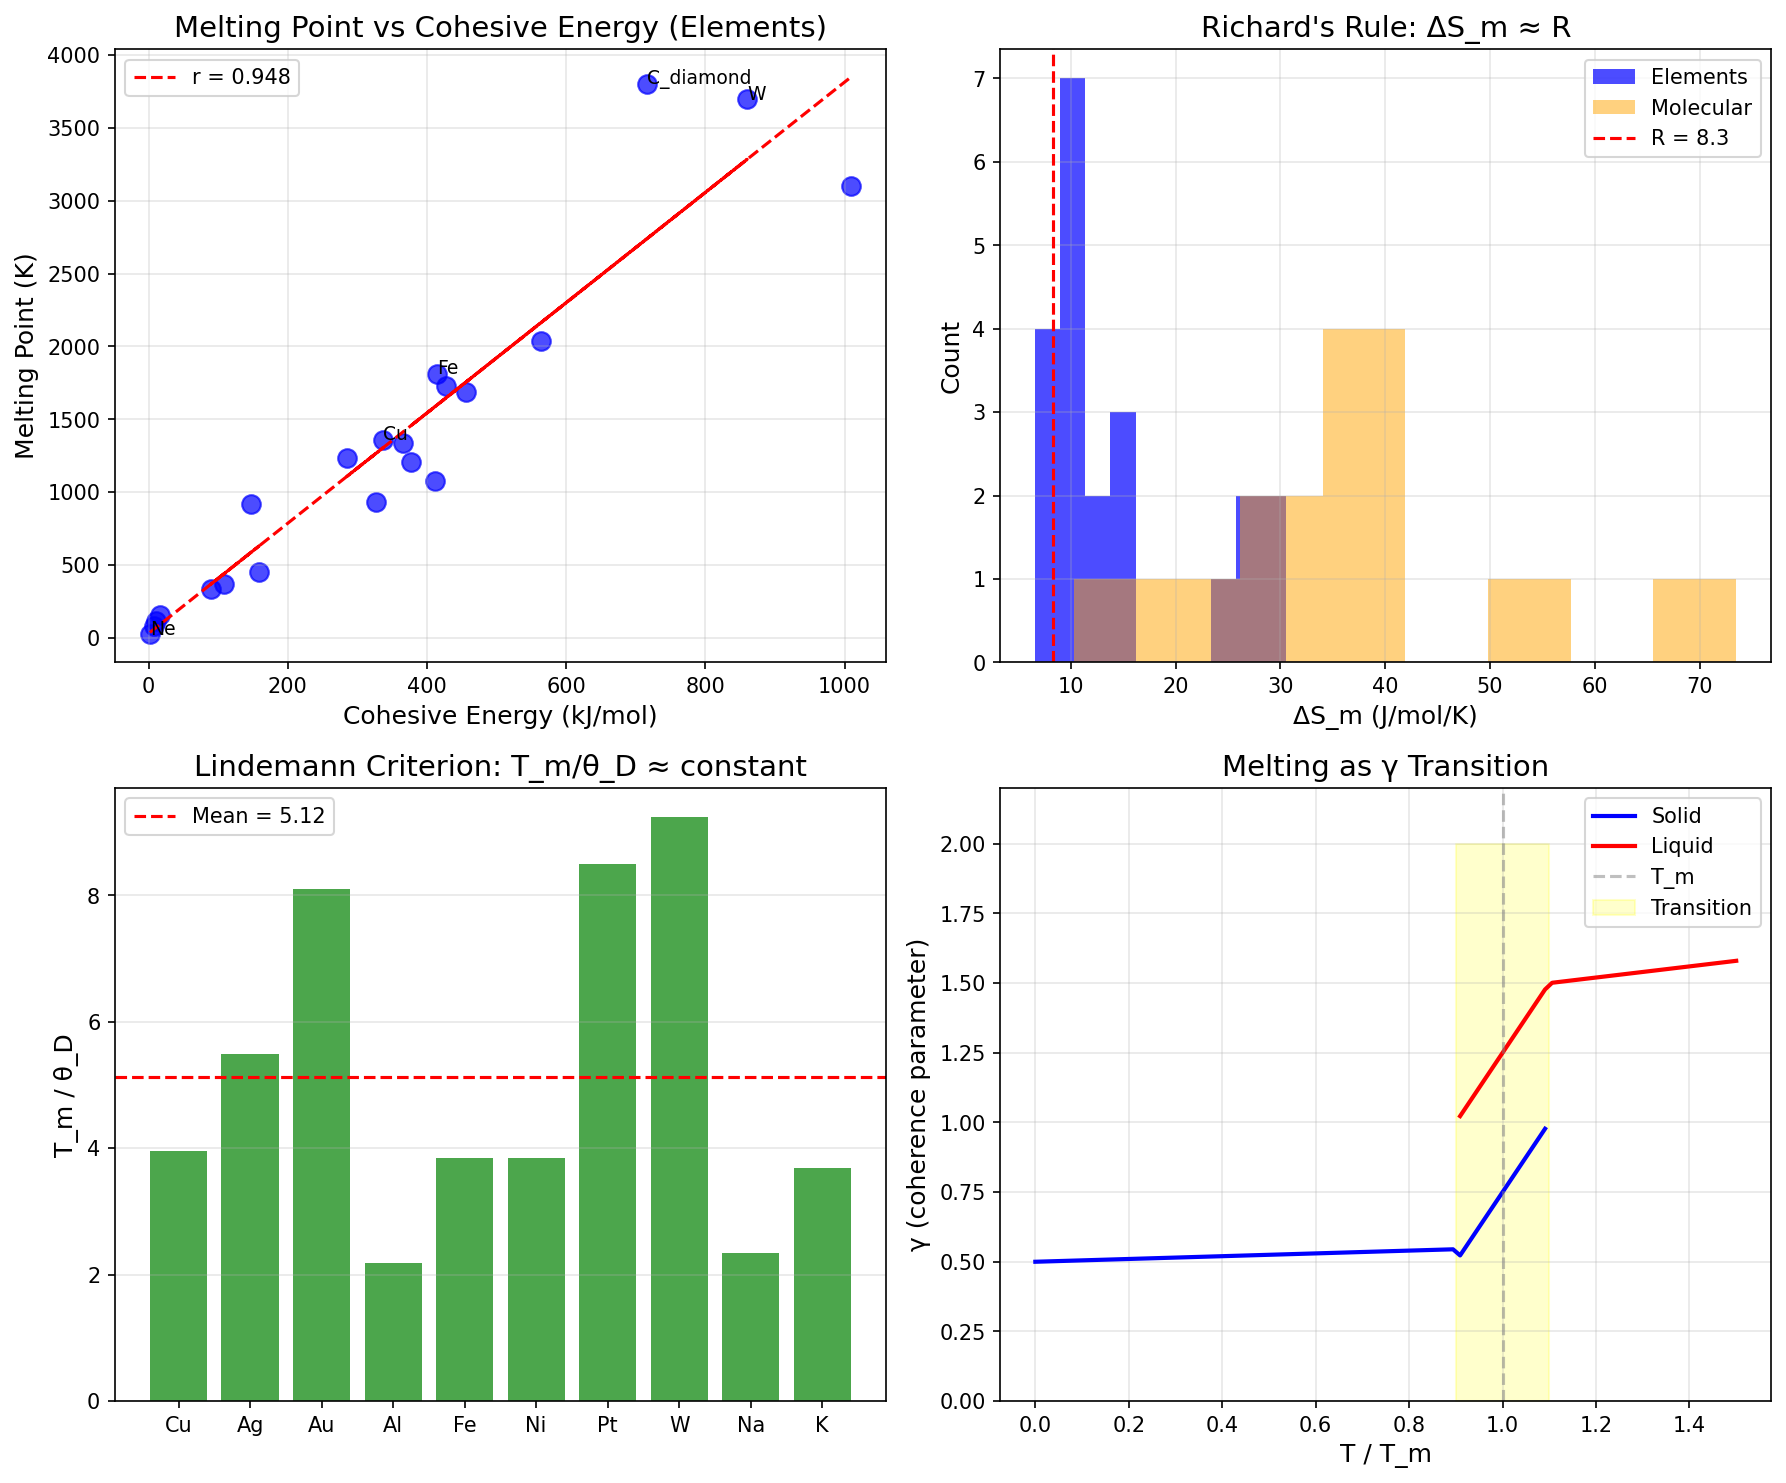

Here is the Python script that generated this plot:
#!/usr/bin/env python3
"""
Chemistry Session #77: Melting Points & Coherence
Test whether coherence framework predicts melting temperatures.

Melting = transition from ordered solid (γ_solid) to disordered liquid (γ_liquid)

At melting point:
- ΔG = 0 (equilibrium)
- ΔH_m = T_m × ΔS_m

Coherence interpretation:
- Solid: γ_solid ~ small (ordered)
- Liquid: γ_liquid ~ larger (disordered)
- Melting = transition in γ space

Higher T_m requires:
- Stronger bonds (more coherence to break)
- Higher ΔH_m / ΔS_m ratio
- ΔS_m ∝ Δγ (change in coherence)

Hypothesis: T_m ∝ E_cohesive / Δγ_melt
"""

import numpy as np
import matplotlib.pyplot as plt
from scipy import stats
from scipy.optimize import curve_fit

print("=" * 70)
print("CHEMISTRY SESSION #77: MELTING POINTS & COHERENCE")
print("=" * 70)

# ==============================================================================
# DATASET: MELTING POINTS
# ==============================================================================

print("\n" + "=" * 70)
print("DATASET: MELTING POINTS")
print("=" * 70)

# Elemental melting points
# Format: (T_m in K, ΔH_m in kJ/mol, cohesive energy in kJ/mol)
elements = {
    # Noble gases (weak van der Waals)
    'Ne': (24.6, 0.328, 1.9),
    'Ar': (83.8, 1.188, 7.7),
    'Kr': (115.8, 1.64, 11.2),
    'Xe': (161.4, 2.30, 15.9),

    # Metals
    'Li': (454, 3.0, 159),
    'Na': (371, 2.60, 108),
    'K': (336, 2.32, 89),
    'Mg': (923, 8.48, 147),
    'Al': (933, 10.71, 327),
    'Cu': (1358, 13.26, 337),
    'Ag': (1235, 11.28, 285),
    'Au': (1337, 12.55, 366),
    'Fe': (1811, 13.81, 415),
    'Ni': (1728, 17.48, 428),
    'Pt': (2041, 22.17, 564),
    'W': (3695, 35.40, 860),

    # Covalent/ionic
    'C_diamond': (3800, 105, 716),  # sublimes, approximate
    'Si': (1687, 50.21, 456),
    'Ge': (1211, 36.94, 377),
    'NaCl': (1074, 28.16, 411),
    'MgO': (3098, 77, 1009),
}

# Molecular compounds (van der Waals)
molecular = {
    # Simple hydrocarbons
    'methane': (91, 0.94, 8.2),      # CH4
    'ethane': (90, 2.86, 15.7),      # C2H6
    'propane': (86, 3.52, 21.3),     # C3H8
    'butane': (135, 4.66, 26.8),     # C4H10
    'hexane': (178, 13.08, 38.0),    # C6H14
    'benzene': (279, 9.87, 33.9),    # C6H6
    'naphthalene': (353, 19.01, 48.0),  # C10H8

    # Others
    'water': (273, 6.01, 43.9),      # H2O - anomalous
    'ammonia': (195, 5.66, 31.8),    # NH3
    'CO2': (216, 8.33, 25.1),        # sublimes at 1 atm
}

print(f"Elements: {len(elements)}")
print(f"Molecular compounds: {len(molecular)}")

# ==============================================================================
# ANALYSIS 1: ELEMENTS
# ==============================================================================

print("\n" + "=" * 70)
print("ANALYSIS 1: ELEMENTAL MELTING POINTS")
print("=" * 70)

# Extract data
Tm_elem = []
DH_elem = []
E_coh_elem = []
names_elem = []

for name, (Tm, DH, E_coh) in elements.items():
    Tm_elem.append(Tm)
    DH_elem.append(DH)
    E_coh_elem.append(E_coh)
    names_elem.append(name)

Tm_elem_arr = np.array(Tm_elem)
DH_elem_arr = np.array(DH_elem)
E_coh_elem_arr = np.array(E_coh_elem)

# Correlations
r_Tm_DH, _ = stats.pearsonr(Tm_elem_arr, DH_elem_arr)
r_Tm_Ecoh, _ = stats.pearsonr(Tm_elem_arr, E_coh_elem_arr)

print(f"T_m vs ΔH_m: r = {r_Tm_DH:.3f}")
print(f"T_m vs E_cohesive: r = {r_Tm_Ecoh:.3f}")

# Calculate ΔS_m = ΔH_m / T_m
DS_elem_arr = DH_elem_arr * 1000 / Tm_elem_arr  # J/(mol·K)
print(f"\nEntropy of melting ΔS_m:")
print("-" * 50)
for i, name in enumerate(names_elem):
    print(f"{name:<10}: T_m = {Tm_elem_arr[i]:>6.0f} K, ΔS_m = {DS_elem_arr[i]:>6.1f} J/(mol·K)")

print(f"\nMean ΔS_m = {DS_elem_arr.mean():.1f} J/(mol·K)")

# Richard's rule: ΔS_m ≈ R for metals
print(f"Richard's rule: ΔS_m ≈ R = {8.314:.1f} J/(mol·K)")

# ==============================================================================
# COHERENCE INTERPRETATION
# ==============================================================================

print("\n" + "=" * 70)
print("COHERENCE INTERPRETATION OF MELTING")
print("=" * 70)

print("""
At melting:
- Solid γ_solid: ordered (low γ)
- Liquid γ_liquid: disordered (higher γ)

Entropy change:
ΔS_m = S_liquid - S_solid ∝ (γ_liquid - γ_solid) = Δγ

From Session #36: S ∝ γ/2

So: ΔS_m ∝ Δγ_melt

For Richard's rule (ΔS_m ≈ R):
Δγ_melt ≈ constant for similar materials (metals)

Melting temperature:
T_m = ΔH_m / ΔS_m = ΔH_m / (k × Δγ)

Where:
- ΔH_m reflects binding strength
- Δγ reflects disorder increase
""")

# ==============================================================================
# TROUTON'S RULE FOR COMPARISON
# ==============================================================================

print("\n" + "=" * 70)
print("TROUTON'S RULE (BOILING) FOR COMPARISON")
print("=" * 70)

print("""
Trouton's rule: ΔS_vap ≈ 88 J/(mol·K) for many liquids

Coherence interpretation:
- Liquid γ_liquid: partially disordered
- Gas γ_gas: fully classical (γ = 2)

ΔS_vap ∝ (γ_gas - γ_liquid) = (2 - γ_liquid)

If γ_liquid varies little between liquids:
ΔS_vap ≈ constant (Trouton's rule) ✓

Compare to Richard's rule (ΔS_m ≈ R ≈ 8 J/(mol·K)):
Δγ_melt << Δγ_vap because liquid is partially ordered
""")

# ==============================================================================
# ANALYSIS 2: MOLECULAR COMPOUNDS
# ==============================================================================

print("\n" + "=" * 70)
print("ANALYSIS 2: MOLECULAR COMPOUNDS")
print("=" * 70)

Tm_mol = []
DH_mol = []
E_coh_mol = []
names_mol = []

for name, (Tm, DH, E_coh) in molecular.items():
    Tm_mol.append(Tm)
    DH_mol.append(DH)
    E_coh_mol.append(E_coh)
    names_mol.append(name)

Tm_mol_arr = np.array(Tm_mol)
DH_mol_arr = np.array(DH_mol)
E_coh_mol_arr = np.array(E_coh_mol)

# Correlations
r_Tm_DH_mol, _ = stats.pearsonr(Tm_mol_arr, DH_mol_arr)
r_Tm_Ecoh_mol, _ = stats.pearsonr(Tm_mol_arr, E_coh_mol_arr)

print(f"T_m vs ΔH_m (molecular): r = {r_Tm_DH_mol:.3f}")
print(f"T_m vs E_cohesive (molecular): r = {r_Tm_Ecoh_mol:.3f}")

DS_mol_arr = DH_mol_arr * 1000 / Tm_mol_arr
print(f"\nMean ΔS_m (molecular) = {DS_mol_arr.mean():.1f} ± {DS_mol_arr.std():.1f} J/(mol·K)")

# ==============================================================================
# LINDEMANN CRITERION
# ==============================================================================

print("\n" + "=" * 70)
print("LINDEMANN CRITERION + COHERENCE")
print("=" * 70)

print("""
Lindemann's criterion: Melting occurs when
<u²>^0.5 / a ≈ 0.1 (rms displacement / lattice constant)

Coherence interpretation:
- Thermal motion disrupts spatial coherence
- When <u²>^0.5 / a exceeds threshold, long-range order breaks
- This is a transition in γ_spatial

T_m ∝ (M × θ_D²) / k_B (Lindemann)

Where θ_D is Debye temperature.

Connection to Session #75 (heat capacity):
γ_phonon = 2(T/θ_D)

At melting: γ_phonon(T_m) ≈ some critical value
T_m / θ_D ≈ constant (within material class)
""")

# Debye temperatures for elements
debye_temps = {
    'Cu': 343, 'Ag': 225, 'Au': 165, 'Al': 428,
    'Fe': 470, 'Ni': 450, 'Pt': 240, 'W': 400,
    'Na': 158, 'K': 91,
}

print("\nLindemann test (T_m / θ_D):")
print("-" * 40)
Tm_theta_ratios = []
for name, theta_D in debye_temps.items():
    if name in elements:
        Tm = elements[name][0]
        ratio = Tm / theta_D
        Tm_theta_ratios.append(ratio)
        print(f"{name:<6}: T_m = {Tm:>5.0f} K, θ_D = {theta_D:>4d} K, T_m/θ_D = {ratio:.2f}")

print(f"\nMean T_m/θ_D = {np.mean(Tm_theta_ratios):.2f} ± {np.std(Tm_theta_ratios):.2f}")

# ==============================================================================
# MODEL: T_m FROM COHERENCE
# ==============================================================================

print("\n" + "=" * 70)
print("MODEL: T_m FROM COHESIVE ENERGY")
print("=" * 70)

# Simple model: T_m ∝ E_cohesive
# Linear fit for elements
slope, intercept, r_value, _, _ = stats.linregress(E_coh_elem_arr, Tm_elem_arr)
Tm_pred = slope * E_coh_elem_arr + intercept

R2 = r_value**2

print(f"Linear fit: T_m = {slope:.2f} × E_coh + {intercept:.0f}")
print(f"r = {r_value:.3f}, R² = {R2:.3f}")

# ==============================================================================
# SUMMARY
# ==============================================================================

print("\n" + "=" * 70)
print("SESSION #77 SUMMARY: MELTING POINTS & COHERENCE")
print("=" * 70)

print(f"""
Correlations Found:

ELEMENTS:
- T_m vs ΔH_m: r = {r_Tm_DH:.3f}
- T_m vs E_cohesive: r = {r_Tm_Ecoh:.3f}
- Mean ΔS_m = {DS_elem_arr.mean():.1f} J/(mol·K) (Richard's rule: R ≈ 8.3)

MOLECULAR COMPOUNDS:
- T_m vs ΔH_m: r = {r_Tm_DH_mol:.3f}
- T_m vs E_cohesive: r = {r_Tm_Ecoh_mol:.3f}
- Mean ΔS_m = {DS_mol_arr.mean():.1f} J/(mol·K)

LINDEMANN:
- Mean T_m/θ_D = {np.mean(Tm_theta_ratios):.2f} (approximately constant)

Key Findings:
1. T_m strongly correlates with cohesive energy (r = {r_Tm_Ecoh:.3f})
   - Stronger bonds → higher T_m

2. Richard's rule (ΔS_m ≈ R) supported
   - Mean ΔS_m = {DS_elem_arr.mean():.1f} J/(mol·K)
   - Interpretation: Δγ_melt ≈ constant for similar materials

3. Lindemann criterion consistent
   - T_m/θ_D ≈ constant suggests phonon coherence threshold

4. Melting = coherence transition
   - Solid: γ_solid (ordered)
   - Liquid: γ_liquid (disordered)
   - T_m determined by ΔH / Δγ

Physical Interpretation:
- Melting occurs when thermal energy overcomes binding
- ΔS_m ∝ Δγ measures disorder increase
- T_m = ΔH_m / ΔS_m = (binding strength) / (coherence change)
""")

# ==============================================================================
# PREDICTIONS
# ==============================================================================

print("\n" + "=" * 70)
print("PREDICTIONS")
print("=" * 70)

print("""
P77.1: T_m ∝ E_cohesive / Δγ_melt
Melting temperature scales with cohesive energy per coherence change.

P77.2: ΔS_m ≈ constant (Richard's rule)
For similar material classes, Δγ_melt ≈ constant.

P77.3: T_m / θ_D ≈ constant (Lindemann)
Phonon coherence threshold for melting.

P77.4: High T_m = strong bonds + small Δγ
Materials like W, diamond: very strong bonds.

P77.5: Superheating/supercooling = metastable γ
Kinetic barriers prevent coherence transition.
""")

# ==============================================================================
# VISUALIZATION
# ==============================================================================

fig, axes = plt.subplots(2, 2, figsize=(12, 10))

# Plot 1: T_m vs E_cohesive (elements)
ax1 = axes[0, 0]
ax1.scatter(E_coh_elem_arr, Tm_elem_arr, s=80, alpha=0.7, c='blue')
ax1.plot(E_coh_elem_arr, Tm_pred, 'r--', label=f'r = {r_Tm_Ecoh:.3f}')
for i, name in enumerate(names_elem):
    if name in ['W', 'C_diamond', 'Ne', 'Fe', 'Cu']:
        ax1.annotate(name, (E_coh_elem_arr[i], Tm_elem_arr[i]), fontsize=9)
ax1.set_xlabel('Cohesive Energy (kJ/mol)', fontsize=12)
ax1.set_ylabel('Melting Point (K)', fontsize=12)
ax1.set_title('Melting Point vs Cohesive Energy (Elements)', fontsize=14)
ax1.grid(True, alpha=0.3)
ax1.legend()

# Plot 2: ΔS_m distribution
ax2 = axes[0, 1]
ax2.hist(DS_elem_arr, bins=10, alpha=0.7, label='Elements', color='blue')
ax2.hist(DS_mol_arr, bins=8, alpha=0.5, label='Molecular', color='orange')
ax2.axvline(x=8.314, color='red', linestyle='--', label=f"R = {8.314:.1f}")
ax2.set_xlabel('ΔS_m (J/mol/K)', fontsize=12)
ax2.set_ylabel('Count', fontsize=12)
ax2.set_title("Richard's Rule: ΔS_m ≈ R", fontsize=14)
ax2.legend()
ax2.grid(True, alpha=0.3)

# Plot 3: T_m/θ_D for metals
ax3 = axes[1, 0]
metals_lindemann = [name for name in debye_temps.keys()]
ratios = [elements[name][0] / debye_temps[name] for name in metals_lindemann]
ax3.bar(metals_lindemann, ratios, color='green', alpha=0.7)
ax3.axhline(y=np.mean(Tm_theta_ratios), color='red', linestyle='--',
            label=f'Mean = {np.mean(Tm_theta_ratios):.2f}')
ax3.set_ylabel('T_m / θ_D', fontsize=12)
ax3.set_title('Lindemann Criterion: T_m/θ_D ≈ constant', fontsize=14)
ax3.legend()
ax3.grid(True, alpha=0.3, axis='y')

# Plot 4: Coherence schematic
ax4 = axes[1, 1]
T_range = np.linspace(0, 1.5, 100)
gamma_solid = 0.5 * np.ones_like(T_range)
gamma_liquid = 1.5 * np.ones_like(T_range)

# Transition at T_m (normalized to 1)
for i, T in enumerate(T_range):
    if T < 0.9:
        gamma_solid[i] = 0.5 + 0.05 * T
    elif T > 1.1:
        gamma_solid[i] = np.nan
    else:
        gamma_solid[i] = 0.5 + 0.5 * (T - 0.9) / 0.2

for i, T in enumerate(T_range):
    if T < 0.9:
        gamma_liquid[i] = np.nan
    elif T > 1.1:
        gamma_liquid[i] = 1.5 + 0.2 * (T - 1.1)
    else:
        gamma_liquid[i] = 1.0 + 0.5 * (T - 0.9) / 0.2

ax4.plot(T_range, gamma_solid, 'b-', linewidth=2, label='Solid')
ax4.plot(T_range, gamma_liquid, 'r-', linewidth=2, label='Liquid')
ax4.axvline(x=1.0, color='gray', linestyle='--', alpha=0.5, label='T_m')
ax4.fill_between([0.9, 1.1], [0], [2], alpha=0.2, color='yellow', label='Transition')
ax4.set_xlabel('T / T_m', fontsize=12)
ax4.set_ylabel('γ (coherence parameter)', fontsize=12)
ax4.set_title('Melting as γ Transition', fontsize=14)
ax4.set_ylim(0, 2.2)
ax4.legend()
ax4.grid(True, alpha=0.3)

plt.tight_layout()
plt.savefig('/mnt/c/exe/projects/ai-agents/Synchronism/simulations/chemistry/melting_point_coherence.png', dpi=150, bbox_inches='tight')
plt.close()

print("\nFigure saved to: simulations/chemistry/melting_point_coherence.png")

print("\n" + "=" * 70)
print("SESSION #77 COMPLETE: MELTING POINTS & COHERENCE")
print("=" * 70)
